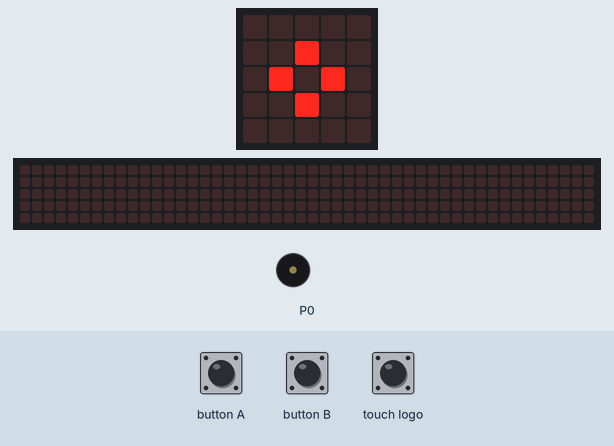
The program below on a simulated BBC micro:bit (MakeCode). On the bench: the board's 5×5 LED display, a strip that is not on the board, showing the scrolling text unrolled, buzzer (waves = sounding). Inputs (shaded band) come from the test bench. The 48×5 strip is a reading aid, not a part: it shows the text the display is scrolling, unrolled, one strip-width of it at a time.

Above: at 0.5 s.
At 1.2 s:
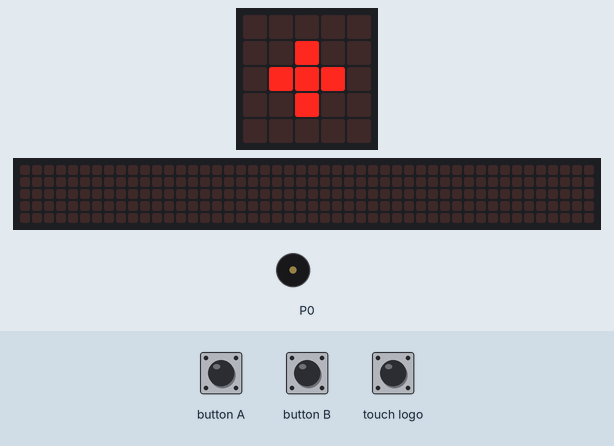
1.3 s: button B pressed for 0.15 s
At 1.8 s:
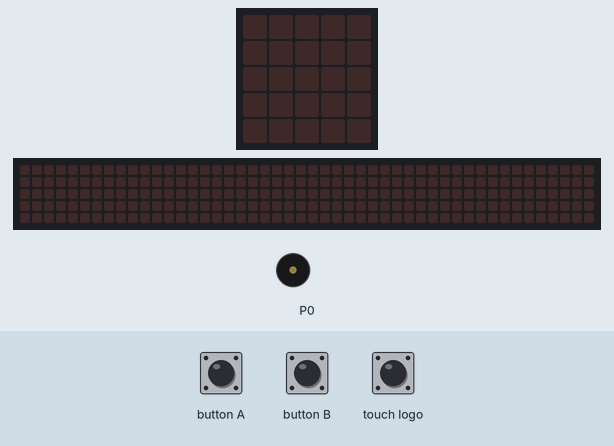
2.0 s: button A pressed for 0.15 s
At 2.22 s:
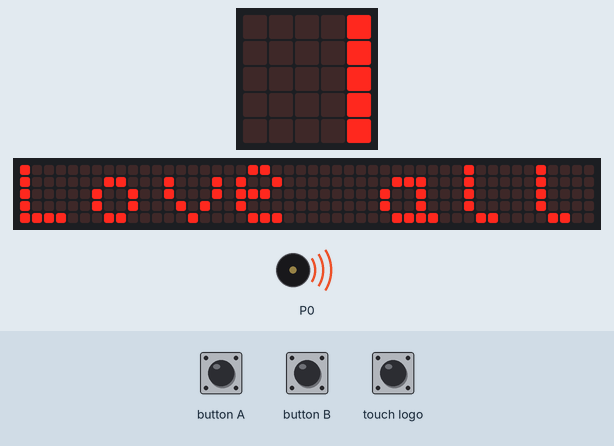
2.7 s: button A pressed for 0.15 s
Timing chart, 0 to 5.7 s (numbered marks = the images above; inputs shaded):
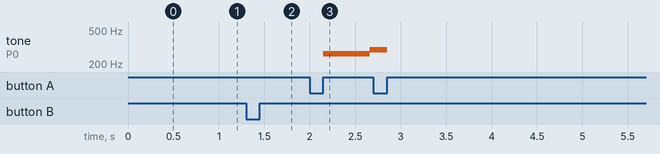

Measured:
- after the input at 1.3 s, the display: first differs from a run without the input after 0.15 s (image 2)
- after the input at 2.0 s, tone on P0: silent → 262 Hz after 0.15 s, → 294 Hz 0.51 s later
- what the display in image 0 shows lasts 0.6 s, from 0.4 s to 1.0 s

The program:

main.ts
```typescript
let music_play = 0
input.onButtonPressed(Button.A, function () {
    if (music_play == 1) {
        music.stopAllSounds()
        music_play = 0
    } else {
        music._playDefaultBackground(music.builtInPlayableMelody(Melodies.Birthday), music.PlaybackMode.InBackground)
        music_play = 1
    }
})
input.onButtonPressed(Button.B, function () {
    basic.clearScreen()
    basic.showString("Love all k69!")
})
input.onLogoEvent(TouchButtonEvent.Touched, function () {
    basic.showString("UED Xin chao")
})
basic.forever(function () {
    basic.showLeds(`
        . . . . .
        . . . . .
        . . # . .
        . . . . .
        . . . . .
        `)
    basic.showIcon(IconNames.SmallDiamond)
    basic.showLeds(`
        . . . . .
        . . # . .
        . # # # .
        . . # . .
        . . . . .
        `)
    basic.showIcon(IconNames.Heart)
})
```

test.ts
```typescript
// .
```
